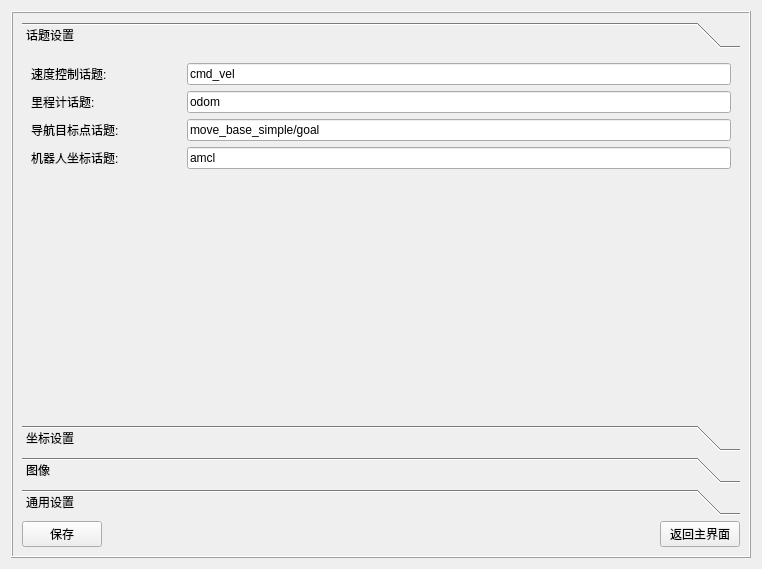
<?xml version="1.0" encoding="UTF-8"?>
<ui version="4.0">
 <class>LoginPage</class>
 <widget class="QWidget" name="LoginPage">
  <property name="windowModality">
   <enum>Qt::WindowModal</enum>
  </property>
  <property name="enabled">
   <bool>true</bool>
  </property>
  <property name="geometry">
   <rect>
    <x>0</x>
    <y>0</y>
    <width>762</width>
    <height>569</height>
   </rect>
  </property>
  <property name="sizePolicy">
   <sizepolicy hsizetype="Expanding" vsizetype="Expanding">
    <horstretch>0</horstretch>
    <verstretch>0</verstretch>
   </sizepolicy>
  </property>
  <property name="maximumSize">
   <size>
    <width>800</width>
    <height>600</height>
   </size>
  </property>
  <property name="windowTitle">
   <string>Form</string>
  </property>
  <layout class="QVBoxLayout" name="verticalLayout_6">
   <item>
    <widget class="QStackedWidget" name="stackedWidget">
     <property name="sizePolicy">
      <sizepolicy hsizetype="Expanding" vsizetype="Expanding">
       <horstretch>0</horstretch>
       <verstretch>0</verstretch>
      </sizepolicy>
     </property>
     <property name="focusPolicy">
      <enum>Qt::WheelFocus</enum>
     </property>
     <property name="contextMenuPolicy">
      <enum>Qt::NoContextMenu</enum>
     </property>
     <property name="frameShape">
      <enum>QFrame::Box</enum>
     </property>
     <property name="frameShadow">
      <enum>QFrame::Raised</enum>
     </property>
     <property name="currentIndex">
      <number>1</number>
     </property>
     <widget class="QWidget" name="page_main">
      <layout class="QVBoxLayout" name="verticalLayout_7">
       <item>
        <layout class="QHBoxLayout" name="horizontalLayout_13">
         <item>
          <spacer name="horizontalSpacer_4">
           <property name="orientation">
            <enum>Qt::Horizontal</enum>
           </property>
           <property name="sizeHint" stdset="0">
            <size>
             <width>40</width>
             <height>20</height>
            </size>
           </property>
          </spacer>
         </item>
         <item>
          <layout class="QVBoxLayout" name="verticalLayout_2">
           <item>
            <spacer name="verticalSpacer_4">
             <property name="orientation">
              <enum>Qt::Vertical</enum>
             </property>
             <property name="sizeHint" stdset="0">
              <size>
               <width>17</width>
               <height>68</height>
              </size>
             </property>
            </spacer>
           </item>
           <item>
            <layout class="QHBoxLayout" name="horizontalLayout">
             <item>
              <widget class="QLabel" name="label">
               <property name="minimumSize">
                <size>
                 <width>100</width>
                 <height>0</height>
                </size>
               </property>
               <property name="text">
                <string>机器人地址：</string>
               </property>
              </widget>
             </item>
             <item>
              <widget class="QLineEdit" name="lEdit_master_url">
               <property name="minimumSize">
                <size>
                 <width>300</width>
                 <height>0</height>
                </size>
               </property>
               <property name="text">
                <string>http://192.168.2.112:11311</string>
               </property>
              </widget>
             </item>
            </layout>
           </item>
           <item>
            <layout class="QHBoxLayout" name="horizontalLayout_2">
             <item>
              <widget class="QLabel" name="label_2">
               <property name="minimumSize">
                <size>
                 <width>100</width>
                 <height>0</height>
                </size>
               </property>
               <property name="text">
                <string>本机IP：</string>
               </property>
              </widget>
             </item>
             <item>
              <widget class="QLineEdit" name="lEdit_local_ip">
               <property name="text">
                <string>192.168.2.116</string>
               </property>
              </widget>
             </item>
            </layout>
           </item>
           <item>
            <spacer name="verticalSpacer_3">
             <property name="orientation">
              <enum>Qt::Vertical</enum>
             </property>
             <property name="sizeHint" stdset="0">
              <size>
               <width>17</width>
               <height>68</height>
              </size>
             </property>
            </spacer>
           </item>
           <item>
            <widget class="QPushButton" name="btn_connect">
             <property name="minimumSize">
              <size>
               <width>0</width>
               <height>50</height>
              </size>
             </property>
             <property name="text">
              <string>连接</string>
             </property>
            </widget>
           </item>
          </layout>
         </item>
         <item>
          <spacer name="horizontalSpacer_3">
           <property name="orientation">
            <enum>Qt::Horizontal</enum>
           </property>
           <property name="sizeHint" stdset="0">
            <size>
             <width>40</width>
             <height>20</height>
            </size>
           </property>
          </spacer>
         </item>
        </layout>
       </item>
       <item>
        <layout class="QHBoxLayout" name="horizontalLayout_12">
         <item>
          <widget class="QPushButton" name="btnhelp">
           <property name="text">
            <string>帮助</string>
           </property>
          </widget>
         </item>
         <item>
          <spacer name="horizontalSpacer_2">
           <property name="orientation">
            <enum>Qt::Horizontal</enum>
           </property>
           <property name="sizeHint" stdset="0">
            <size>
             <width>404</width>
             <height>17</height>
            </size>
           </property>
          </spacer>
         </item>
         <item>
          <widget class="QPushButton" name="btn_setting">
           <property name="text">
            <string>配置</string>
           </property>
          </widget>
         </item>
        </layout>
       </item>
      </layout>
     </widget>
     <widget class="QWidget" name="page_setting">
      <layout class="QVBoxLayout" name="verticalLayout">
       <item>
        <widget class="QToolBox" name="toolBox">
         <property name="currentIndex">
          <number>0</number>
         </property>
         <widget class="QWidget" name="page_topic">
          <property name="geometry">
           <rect>
            <x>0</x>
            <y>0</y>
            <width>722</width>
            <height>342</height>
           </rect>
          </property>
          <attribute name="label">
           <string>话题设置</string>
          </attribute>
          <layout class="QVBoxLayout" name="verticalLayout_3">
           <item>
            <layout class="QHBoxLayout" name="horizontalLayout_3">
             <item>
              <widget class="QLabel" name="label_3">
               <property name="minimumSize">
                <size>
                 <width>150</width>
                 <height>0</height>
                </size>
               </property>
               <property name="text">
                <string>速度控制话题:</string>
               </property>
              </widget>
             </item>
             <item>
              <widget class="QLineEdit" name="lEdit_Topic_speed">
               <property name="text">
                <string>cmd_vel</string>
               </property>
              </widget>
             </item>
            </layout>
           </item>
           <item>
            <layout class="QHBoxLayout" name="horizontalLayout_4">
             <item>
              <widget class="QLabel" name="label_4">
               <property name="minimumSize">
                <size>
                 <width>150</width>
                 <height>0</height>
                </size>
               </property>
               <property name="text">
                <string>里程计话题:</string>
               </property>
              </widget>
             </item>
             <item>
              <widget class="QLineEdit" name="lEdit_Topic_odom">
               <property name="text">
                <string>odom</string>
               </property>
              </widget>
             </item>
            </layout>
           </item>
           <item>
            <layout class="QHBoxLayout" name="horizontalLayout_5">
             <item>
              <widget class="QLabel" name="label_5">
               <property name="minimumSize">
                <size>
                 <width>150</width>
                 <height>0</height>
                </size>
               </property>
               <property name="text">
                <string>导航目标点话题:</string>
               </property>
              </widget>
             </item>
             <item>
              <widget class="QLineEdit" name="lEdit_Topic_goal">
               <property name="text">
                <string>move_base_simple/goal</string>
               </property>
              </widget>
             </item>
            </layout>
           </item>
           <item>
            <layout class="QHBoxLayout" name="horizontalLayout_6">
             <item>
              <widget class="QLabel" name="label_6">
               <property name="minimumSize">
                <size>
                 <width>150</width>
                 <height>0</height>
                </size>
               </property>
               <property name="text">
                <string>机器人坐标话题:</string>
               </property>
              </widget>
             </item>
             <item>
              <widget class="QLineEdit" name="lEdit_Topic_pose">
               <property name="text">
                <string>amcl</string>
               </property>
              </widget>
             </item>
            </layout>
           </item>
           <item>
            <spacer name="verticalSpacer">
             <property name="orientation">
              <enum>Qt::Vertical</enum>
             </property>
             <property name="sizeHint" stdset="0">
              <size>
               <width>20</width>
               <height>40</height>
              </size>
             </property>
            </spacer>
           </item>
          </layout>
         </widget>
         <widget class="QWidget" name="page_frame">
          <property name="geometry">
           <rect>
            <x>0</x>
            <y>0</y>
            <width>722</width>
            <height>342</height>
           </rect>
          </property>
          <attribute name="label">
           <string>坐标设置</string>
          </attribute>
          <layout class="QVBoxLayout" name="verticalLayout_4">
           <item>
            <layout class="QHBoxLayout" name="horizontalLayout_8">
             <item>
              <widget class="QLabel" name="label_7">
               <property name="minimumSize">
                <size>
                 <width>150</width>
                 <height>0</height>
                </size>
               </property>
               <property name="text">
                <string>激光雷达frame:</string>
               </property>
              </widget>
             </item>
             <item>
              <widget class="QLineEdit" name="lEdit_Frame_laser">
               <property name="text">
                <string>laser</string>
               </property>
              </widget>
             </item>
            </layout>
           </item>
           <item>
            <layout class="QHBoxLayout" name="horizontalLayout_9">
             <item>
              <widget class="QLabel" name="label_8">
               <property name="minimumSize">
                <size>
                 <width>150</width>
                 <height>0</height>
                </size>
               </property>
               <property name="text">
                <string>地图frame:</string>
               </property>
              </widget>
             </item>
             <item>
              <widget class="QLineEdit" name="lEdit_Frame_map">
               <property name="text">
                <string>map</string>
               </property>
              </widget>
             </item>
            </layout>
           </item>
           <item>
            <layout class="QHBoxLayout" name="horizontalLayout_10">
             <item>
              <widget class="QLabel" name="label_9">
               <property name="minimumSize">
                <size>
                 <width>150</width>
                 <height>0</height>
                </size>
               </property>
               <property name="text">
                <string>底盘坐标:</string>
               </property>
              </widget>
             </item>
             <item>
              <widget class="QLineEdit" name="lEdit_Frame_robotBase">
               <property name="text">
                <string>base_footprint</string>
               </property>
              </widget>
             </item>
            </layout>
           </item>
           <item>
            <spacer name="verticalSpacer_2">
             <property name="orientation">
              <enum>Qt::Vertical</enum>
             </property>
             <property name="sizeHint" stdset="0">
              <size>
               <width>20</width>
               <height>40</height>
              </size>
             </property>
            </spacer>
           </item>
          </layout>
         </widget>
         <widget class="QWidget" name="page_video">
          <property name="geometry">
           <rect>
            <x>0</x>
            <y>0</y>
            <width>722</width>
            <height>342</height>
           </rect>
          </property>
          <attribute name="label">
           <string>图像</string>
          </attribute>
         </widget>
         <widget class="QWidget" name="page_commom">
          <property name="geometry">
           <rect>
            <x>0</x>
            <y>0</y>
            <width>722</width>
            <height>342</height>
           </rect>
          </property>
          <attribute name="label">
           <string>通用设置</string>
          </attribute>
          <layout class="QVBoxLayout" name="verticalLayout_5">
           <item>
            <layout class="QHBoxLayout" name="horizontalLayout_11">
             <item>
              <widget class="QLabel" name="label_11">
               <property name="minimumSize">
                <size>
                 <width>0</width>
                 <height>0</height>
                </size>
               </property>
               <property name="maximumSize">
                <size>
                 <width>120</width>
                 <height>16777215</height>
                </size>
               </property>
               <property name="text">
                <string>订阅话题线程数：</string>
               </property>
              </widget>
             </item>
             <item>
              <widget class="QSpinBox" name="sb_thread"/>
             </item>
             <item>
              <widget class="QLabel" name="label_10">
               <property name="maximumSize">
                <size>
                 <width>100</width>
                 <height>16777215</height>
                </size>
               </property>
               <property name="text">
                <string>ROS 频率：</string>
               </property>
              </widget>
             </item>
             <item>
              <widget class="QSpinBox" name="sb_rate"/>
             </item>
            </layout>
           </item>
           <item>
            <spacer name="verticalSpacer_5">
             <property name="orientation">
              <enum>Qt::Vertical</enum>
             </property>
             <property name="sizeHint" stdset="0">
              <size>
               <width>20</width>
               <height>40</height>
              </size>
             </property>
            </spacer>
           </item>
          </layout>
         </widget>
        </widget>
       </item>
       <item>
        <layout class="QHBoxLayout" name="horizontalLayout_7">
         <item>
          <widget class="QPushButton" name="btn_save_config">
           <property name="text">
            <string>保存</string>
           </property>
          </widget>
         </item>
         <item>
          <spacer name="horizontalSpacer">
           <property name="orientation">
            <enum>Qt::Horizontal</enum>
           </property>
           <property name="sizeHint" stdset="0">
            <size>
             <width>761</width>
             <height>17</height>
            </size>
           </property>
          </spacer>
         </item>
         <item>
          <widget class="QPushButton" name="btn_return_main">
           <property name="text">
            <string>返回主界面</string>
           </property>
          </widget>
         </item>
        </layout>
       </item>
      </layout>
     </widget>
    </widget>
   </item>
  </layout>
 </widget>
 <resources/>
 <connections/>
 <slots>
  <signal>btn_help_clicked()</signal>
  <signal>btn_setting_clicked()</signal>
  <signal>btn_back_main_clicked()</signal>
  <signal>btn_save_clicked()</signal>
 </slots>
</ui>
